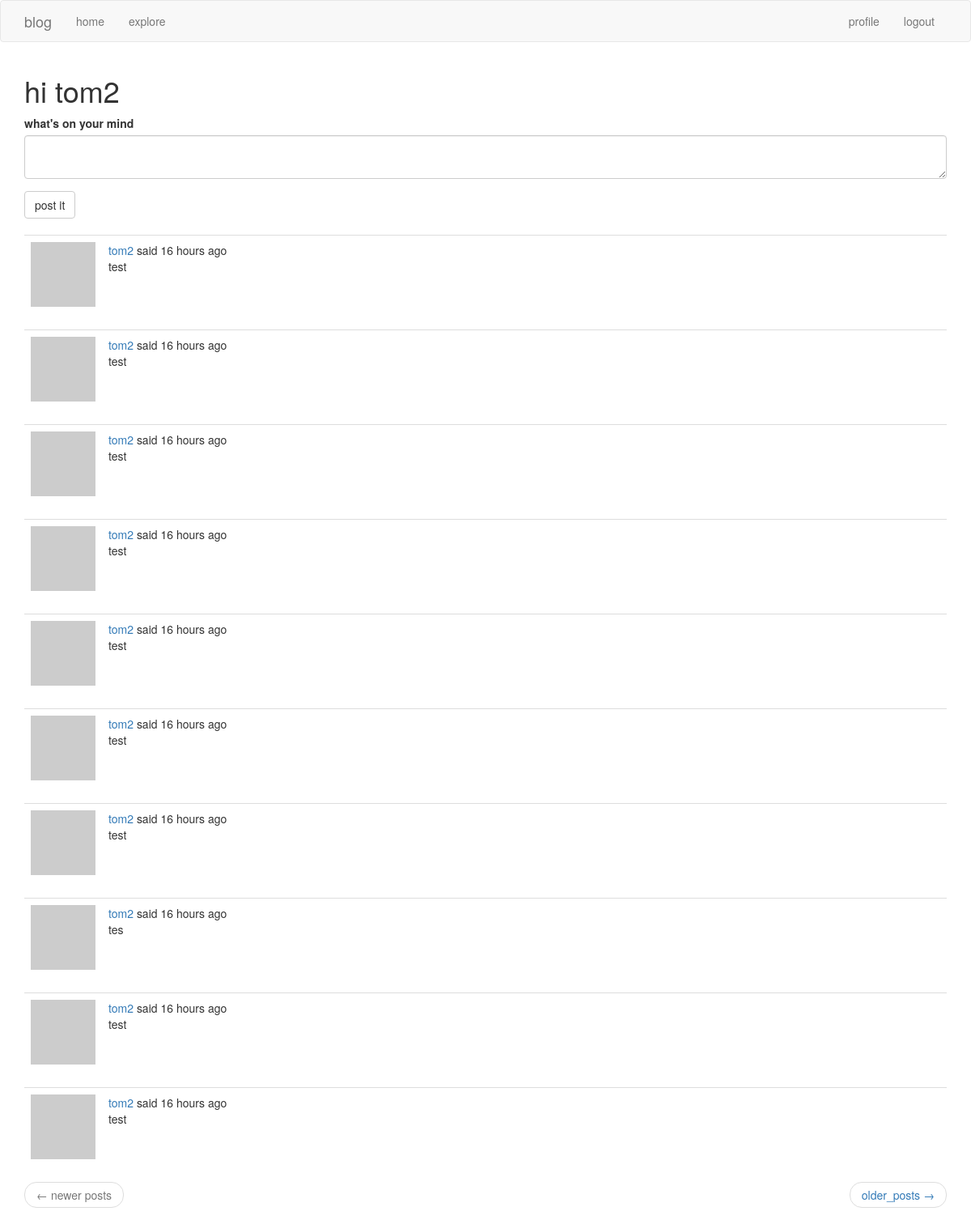
The page /index (signed in) on the database its author committed.
### app/models.py (models this page shows, shortened)
class User(UserMixin, db.Model):
    id       = db.Column(db.Integer, primary_key = True)
    username = db.Column(db.String(64),  index = True, unique = True)
    email    = db.Column(db.String(128), index = True, unique = True)
    about_me = db.Column(db.String(128))
    last_seen = db.Column(db.DateTime, default = datetime.utcnow)
    password_hash = db.Column(db.String(128))
    posts = db.relationship('Post', backref = 'author', lazy = 'dynamic')
    followed = db.relationship(
        'User', secondary = followers,
        primaryjoin = (followers.c.follower_id == id),
        secondaryjoin = (followers.c.followed_id == id),
        backref = db.backref('followers', lazy = 'dynamic'), lazy = 'dynamic')
    def avatar(self, size):
        digest = md5(self.email.lower().encode('utf-8')).hexdigest()
        return 'https://www.gravatar.com/avatar/{}?d=identicon&s={}'.format(digest, size)
    def followed_posts(self):
        followed = Post.query.join(
            followers,
            (followers.c.followed_id == Post.user_id)
        ).filter(
            (followers.c.follower_id == self.id)
        )
        own = Post.query.filter_by(user_id = self.id)
        return followed.union(own).order_by(Post.timestamp.desc())

class Post(db.Model):
    id   = db.Column(db.Integer, primary_key = True)
    body = db.Column(db.String(128))
    timestamp = db.Column(db.DateTime, index = True, default = datetime.utcnow)
    user_id = db.Column(db.Integer, db.ForeignKey('user.id'))

### app/routes.py (the view)
@app.route('/', methods = ['GET', 'POST'])
@app.route('/index', methods = ['GET', 'POST'])
@login_required
def index():
    form = PostForm()
    if form.validate_on_submit():
        post = Post(body = form.post.data, author = current_user)
        db.session.add(post)
        db.session.commit()
        flash(_("well, you did it.  people can now learn what you have to say"))
        return redirect(url_for('index'))
    page = request.args.get('page', 1, type = int)
    posts = current_user.followed_posts().paginate(page, app.config['POSTS_PER_PAGE'], False)
    next_url = url_for('index', page = posts.next_num) if posts.has_next else None
    prev_url = url_for('index', page = posts.prev_num) if posts.has_prev else None
    return render_template('index.html', title = _("home"), form = form, posts = posts.items, next_url = next_url, prev_url = prev_url)

### app/forms.py
class PostForm(FlaskForm):
    post = TextAreaField(_l("what's on your mind"), validators = [
        DataRequired(), Length(min = 1, max = 256)
    ])
    submit = SubmitField(_l('post it'))

### app/models.py (called while the page is built)
@login.user_loader
def load_user(id):
    return User.query.get(int(id))

### app/routes.py (called while the page is built)
@app.before_request
def before_request():
    if current_user.is_authenticated:
        current_user.last_seen = datetime.utcnow()
        db.session.commit()
    g.locale = str(get_locale())

### app/templates/index.html
{% extends 'base.html' %}
{% import 'bootstrap/wtf.html' as wtf %}
{% block app_content %}
    <h1>{{ _('hi %(username)s', username=current_user.username) }}</h1>
    {% if form %}
    {{ wtf.quick_form(form) }} <br>
    {% endif %}
    {% for post in posts %}
        {% include '_post.html' %}
    {% endfor %}
    <nav aria-label = '...'>
        <ul class = 'pager'>
            <li class = 'previous{% if not prev_url %} disabled{% endif %}'>
                <a href = "{{ prev_url or '#' }}">
                    <span aria-hidden = 'true'> &larr; </span> {{ _('newer posts') }}
                </a>
            </li>
            <li class = 'next {% if not next_url %} disabled {% endif %}'>
                <a href = "{{ next_url or '#' }}">
                    {{ _('older_posts') }} <span aria-hidden = 'true'> &rarr; </span>
                </a>
            </li>
        </ul>
    </nav>
{% endblock %}

### app/templates/_post.html (shortened to what this page needs)
    <table class = "table table-hover">
        <tr>
            <td width = "70px">
                <a href = "{{ url_for('user', username = post.author.username) }}">
                    <img src = "{{ post.author.avatar(70) }}" />
                </a>
            </td>
            <td>
                {{ _('%(username)s said %(when)s',
                    username = user_link,
                    when = moment(post.timestamp).fromNow()) }}
                <br>
                {{ post.body }}
            </td>
        </tr>
    </table>

### rows shown on the page
Post: body "test"
Post: body "test"
Post: body "test"
Post: body "test"
Post: body "test"
Post: body "test"
Post: body "test"
Post: body "tes"
Post: body "test"
Post: body "test"
